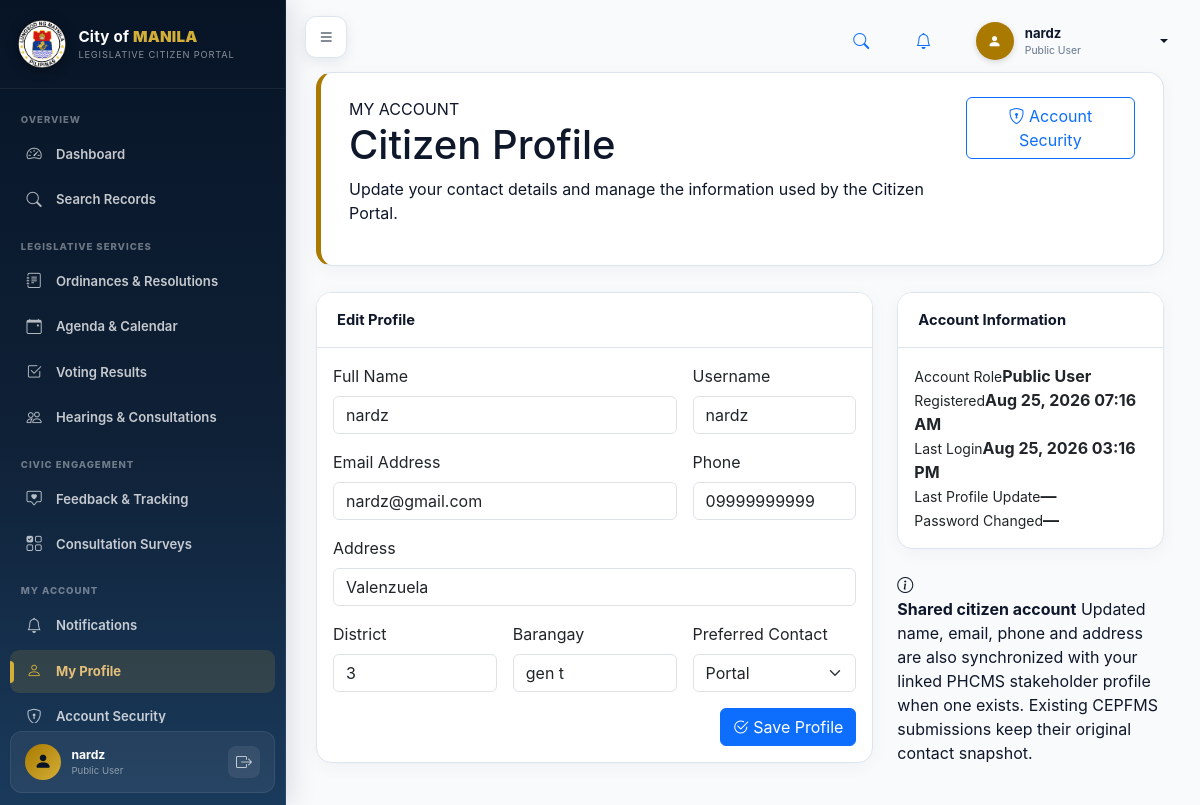
/citizen_portal/pages/profile.php (signed in), run on the app's committed database.
### tables this page shows
CREATE TABLE `users` (
  `id` int(11) NOT NULL,
  `username` varchar(100) DEFAULT NULL,
  `full_name` varchar(150) NOT NULL,
  `email` varchar(150) NOT NULL,
  `phone` varchar(50) DEFAULT NULL,
  `password` varchar(255) NOT NULL,
  `role_id` int(11) NOT NULL,
  `office_id` int(11) DEFAULT NULL,
  `department_id` int(11) DEFAULT NULL,
  `status` varchar(50) DEFAULT 'Active',
  `created_at` timestamp NOT NULL DEFAULT current_timestamp(),
  `last_login_at` datetime DEFAULT NULL,
  `updated_at` timestamp NOT NULL DEFAULT current_timestamp() ON UPDATE current_timestamp(),
  `deleted_at` datetime DEFAULT NULL
);

CREATE TABLE `citizen_portal_profiles` (
  `id` bigint(20) NOT NULL,
  `user_id` int(11) NOT NULL,
  `address` text DEFAULT NULL,
  `district` varchar(100) DEFAULT NULL,
  `barangay` varchar(150) DEFAULT NULL,
  `preferred_contact` varchar(30) NOT NULL DEFAULT 'Portal',
  `privacy_consent_at` datetime NOT NULL,
  `terms_accepted_at` datetime NOT NULL,
  `created_at` timestamp NOT NULL DEFAULT current_timestamp(),
  `updated_at` timestamp NOT NULL DEFAULT current_timestamp() ON UPDATE current_timestamp()
);

CREATE TABLE `roles` (
  `id` int(11) NOT NULL,
  `name` varchar(100) NOT NULL,
  `created_at` timestamp NOT NULL DEFAULT current_timestamp()
);

CREATE TABLE `citizen_portal_account_security` (
  `user_id` int(11) NOT NULL,
  `session_version` int(10) UNSIGNED NOT NULL DEFAULT 1,
  `password_changed_at` datetime DEFAULT NULL,
  `last_profile_update_at` datetime DEFAULT NULL,
  `portal_access_deactivated_at` datetime DEFAULT NULL,
  `created_at` timestamp NOT NULL DEFAULT current_timestamp(),
  `updated_at` timestamp NOT NULL DEFAULT current_timestamp() ON UPDATE current_timestamp()
);

### citizen_portal/includes/functions.php (called while the page is built, shortened)
<?php
function e(?string $value): string
{
    return htmlspecialchars($value??'',ENT_QUOTES,'UTF-8');
}
function appUrl(string $path=''): string
{
    return rtrim(APP_URL,'/').'/'.ltrim($path,'/');
}
function formatDate(?string $date,string $format='M d, Y'): string
{
    if(!$date)return '—';
    $time=strtotime($date);
    return $time?date($format,$time):'—';
}
function formatDateTime(?string $date,string $format='M d, Y h:i A'): string
{
    return formatDate($date,$format);
}

### citizen_portal/pages/profile.php (the view, shortened to what this page needs)
<?php
$pdo=db();
$q=$pdo->prepare(
    'SELECT
        u.id,u.username,u.full_name,u.email,u.phone,u.created_at,u.last_login_at,
        r.name role_name,
        cp.address,cp.district,cp.barangay,cp.preferred_contact,
        cp.privacy_consent_at,cp.terms_accepted_at,
        cs.password_changed_at,cs.last_profile_update_at
     FROM users u
     JOIN roles r ON r.id=u.role_id
     LEFT JOIN citizen_portal_profiles cp ON cp.user_id=u.id
     LEFT JOIN citizen_portal_account_security cs ON cs.user_id=u.id
     WHERE u.id=:user
     LIMIT 1'
);
$q->execute([':user'=>currentUserId()]);
$u=$q->fetch();
include __DIR__.'/../layouts/header.php';
?>
<div class="app-shell">
<?php include __DIR__.'/../layouts/sidebar.php'; ?>
<main class="main-content">
<div class="page-head">
<div>
<span class="eyebrow">MY ACCOUNT</span>
<h1>Citizen Profile</h1>
<p>Update your contact details and manage the information used by the Citizen Portal.</p>
</div>
<a class="btn btn-outline-primary" href="<?= e(appUrl('pages/account_security.php')) ?>"><i class="bi bi-shield-lock"></i> Account Security</a>
</div>
<div class="row g-4">
<div class="col-xl-8">
<div class="card portal-card">
<div class="card-header">Edit Profile</div>
<div class="card-body">
<form method="post" action="<?= e(appUrl('auth/update_profile.php')) ?>">
<div class="row g-3">
<div class="col-md-8">
<label class="form-label">Full Name</label>
<input class="form-control" name="full_name" value="<?= e($u['full_name']) ?>" maxlength="150" required>
</div>
<div class="col-md-4">
<label class="form-label">Username</label>
<input class="form-control" name="username" value="<?= e($u['username']) ?>" maxlength="40" required>
</div>
<div class="col-md-8">
<label class="form-label">Email Address</label>
<input type="email" class="form-control" name="email" value="<?= e($u['email']) ?>" maxlength="150" required>
</div>
<div class="col-md-4">
<label class="form-label">Phone</label>
<input class="form-control" name="phone" value="<?= e($u['phone']) ?>" maxlength="50">
</div>
<div class="col-12">
<label class="form-label">Address</label>
<input class="form-control" name="address" value="<?= e($u['address']) ?>" maxlength="255">
</div>
<div class="col-md-4">
<label class="form-label">District</label>
<input class="form-control" name="district" value="<?= e($u['district']) ?>" maxlength="100">
</div>
<div class="col-md-4">
<label class="form-label">Barangay</label>
<input class="form-control" name="barangay" value="<?= e($u['barangay']) ?>" maxlength="150">
</div>
<div class="col-md-4">
<label class="form-label">Preferred Contact</label>
<select class="form-select" name="preferred_contact">
<?php foreach(['Portal','Email','Phone'] as $contact): ?>
<option <?= ($u['preferred_contact']?:'Portal')===$contact?'selected':'' ?>><?= e($contact) ?></option>
<?php endforeach; ?>
</select>
</div>
<div class="col-12 d-flex justify-content-end">
<button class="btn btn-primary"><i class="bi bi-check2-circle"></i> Save Profile</button>
</div>
</div>
</form>
</div>
</div>
</div>
<div class="col-xl-4">
<div class="card portal-card mb-4">
<div class="card-header">Account Information</div>
<div class="card-body">
<div class="public-side-list">
<div><small>Account Role</small><strong><?= e($u['role_name']) ?></strong></div>
<div><small>Registered</small><strong><?= formatDateTime($u['created_at']) ?></strong></div>
<div><small>Last Login</small><strong><?= formatDateTime($u['last_login_at']) ?></strong></div>
<div><small>Last Profile Update</small><strong><?= formatDateTime($u['last_profile_update_at']) ?></strong></div>
<div><small>Password Changed</small><strong><?= formatDateTime($u['password_changed_at']) ?></strong></div>
</div>
</div>
</div>
<div class="safe-note">
<i class="bi bi-info-circle"></i>
<div>
<strong>Shared citizen account</strong>
<span>Updated name, email, phone and address are also synchronized with your linked PHCMS stakeholder profile when one exists. Existing CEPFMS submissions keep their original contact snapshot.</span>
</div>
</div>
</div>
</div>
</main>
</div>
<?php include __DIR__.'/../layouts/footer.php'; ?>

### citizen_portal/assets/css/style.css (style rules this page uses)
:root { --navy-dark: #071426; --navy: #0F2137; --blue: #1A3A5C; --blue-soft: #2C5282; --gold: #B8860B; --gold-light: #D4AF37; --gold-accent: #E5C07B; --white: #FFFFFF; --page: #F8FAFC; --border: #E2E8F0; --muted: #64748B; --sidebar: 280px; --side: 280px; --topnav: 0px; --font-serif: 'Cinzel', serif; --font-sans: 'Plus Jakarta Sans', sans-serif; }
* { box-sizing: border-box; }
html, body { min-height: 100%; }
body { margin: 0; background: var(--page); color: #1E293B; font-family: var(--font-sans); line-height: 1.5; }
.app-shell { min-height: 100vh; display: flex; width: 100%; position: relative; }
.main-content { margin-left: var(--sidebar); padding: 4.5rem 2.25rem 2.5rem; min-height: 100vh; display: flex; flex-direction: column; flex: 1; position: relative; background: #F8FAFC; transition: margin-left 0.25s cubic-bezier(0.16, 1, 0.3, 1); }
.dashboard-page-header, .page-head { display: flex; justify-content: space-between; align-items: flex-start; gap: 20px; background: #FFFFFF; padding: 24px 28px; margin-bottom: 26px; border: 1px solid var(--border); border-left: 5px solid var(--gold); border-radius: 16px; box-shadow: 0 4px 18px rgba(10, 22, 40, 0.04); }
.portal-card { border: 1px solid var(--border); border-radius: 15px; box-shadow: 0 4px 18px rgba(10, 22, 40, 0.04); overflow: hidden; background: #FFFFFF; }
.portal-card > .card-header { background: #FFFFFF; color: #0F172A; border-bottom: 1px solid var(--border); font-weight: 700; font-size: 0.92rem; padding: 1rem 1.25rem; }

### citizen_portal/assets/css/orlms-shell.css (style rules this page uses)
:root { --navy: #071426; --navy2: #0f2137; --navy3: #1a3a5c; --gold: #a97900; --bg: #eef4f9; --border: #dce5ee; --muted: #64748b; --side: 286px; --top: 0px }
* { box-sizing: border-box }
body { margin: 0; background: var(--bg); color: #0f172a; font-family: Inter, ui-sans-serif, system-ui, -apple-system, BlinkMacSystemFont, "Segoe UI", sans-serif }

### data on the page
users: full_name "nardz", username "nardz", email "nardz@gmail.com", phone "09999999999", address "Valenzuela", district "3", barangay "gen t", role.name "Public User", created_at "Aug 25, 2026 07:16 AM", last_login_at "Aug 25, 2026 03:16 PM", citizen_portal_account_security.last_profile_update_at "—", citizen_portal_account_security.password_changed_at "—"
citizen_portal_profiles: preferred_contact "Portal"

### other printed values
$user['full_name'] "nardz"
$user['role_name'] "Public User"
$groupLabel "OVERVIEW"
$label "Dashboard"
$label "Search Records"
$groupLabel "LEGISLATIVE SERVICES"
$label "Ordinances & Resolutions"
$label "Agenda & Calendar"
$label "Voting Results"
$label "Hearings & Consultations"
$groupLabel "CIVIC ENGAGEMENT"
$label "Feedback & Tracking"
$label "Consultation Surveys"
$groupLabel "MY ACCOUNT"
$label "Notifications"
